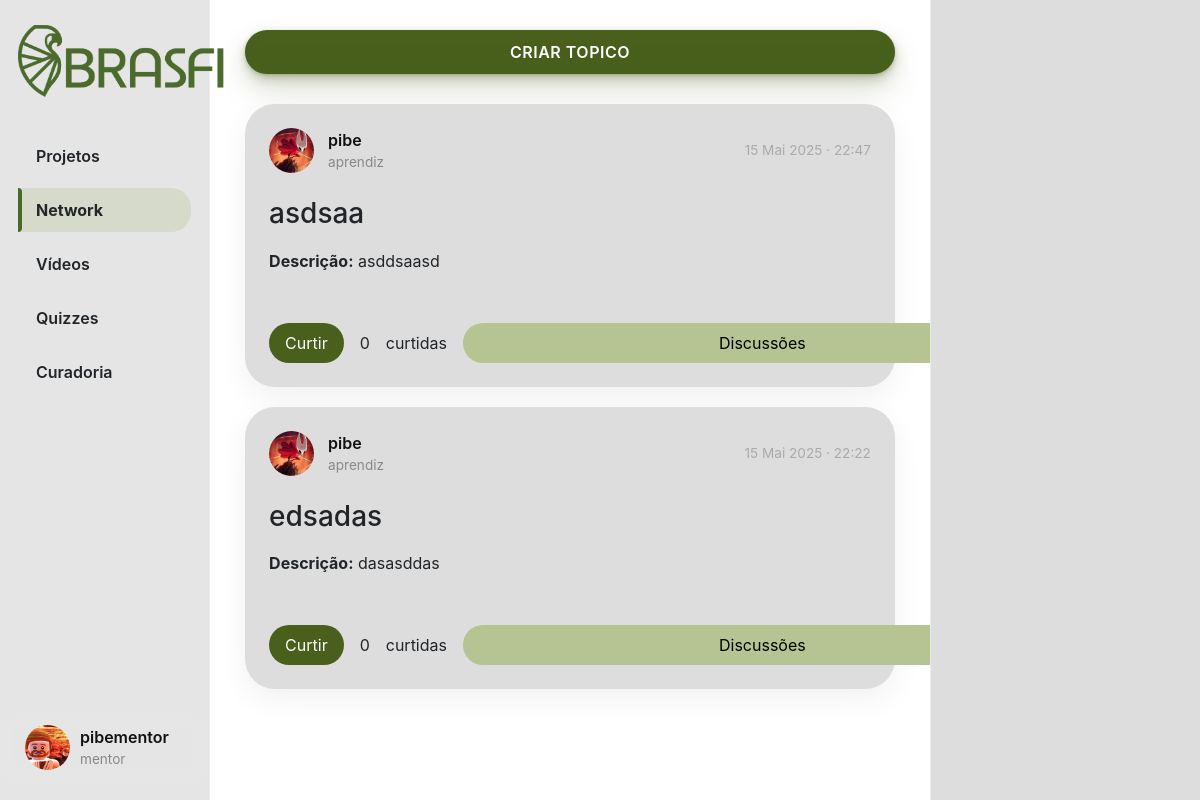
/networkhub (signed in), run on the app's committed database.
### App_BRASFI/models.py (models this page shows, shortened)
class User(AbstractUser):
    TIPO_USUARIO = (
        ('mentor', 'Mentor'),
        ('aprendiz', 'Aprendiz'),
    )
    profilePic = models.ImageField(upload_to='profile_pic/', blank=True, null=True)
    userType = models.CharField(max_length=10, choices=TIPO_USUARIO, default='aprendiz')

class TopicConversa(models.Model):
    titulo = models.CharField(max_length=200)
    descricao = models.TextField()
    user = models.ForeignKey(User, on_delete=models.CASCADE)
    created_at = models.DateTimeField(default=timezone.now)

### App_BRASFI/views.py (the view)
# urls.py: path('networkhub', views.NetworkHubView, name='networkhub'),
@login_required
def NetworkHubView(request):
    TopicConversas = TopicConversa.objects.annotate(like_count=Count('likes')).order_by('-created_at')
    liked_topic_ids = set(
        LikeTopico.objects.filter(user=request.user).values_list('topico_id', flat=True)
    )
    return render(request, "networkhub.html", {
        "page": "networkhub",
        "TopicConversas": TopicConversas,
        "liked_topics": liked_topic_ids
    })

### App_BRASFI/templates/networkhub.html (shortened to what this page needs)
{% extends "layout.html" %}
{% load static %}
{% block body %}
<button id="popup-btn" class="btn new-post-btn" onclick="createtopic()">Criar Topico</button>
{% if TopicConversas %}
<div class="posts-view">
    {% for topic in TopicConversas %}
    <div class="post-card">
        <div class="post-header">
            <div class="creator-info">
                <div class="small-profilepic" style="background-image: url('/media/{{ topic.user.profilePic }}');">
                </div>
                <div>
                    <div class="username">{{ topic.user.username }}</div>
                    <div class="user-type">{{ topic.user.userType }}</div>
                </div>
            </div>
            <div class="created-at">{{ topic.created_at|date:"d M Y · H:i" }}</div>
        </div>
        <div class="post-details">
            <h3>{{ topic.titulo }}</h3>
            <p><strong>Descrição:</strong> {{ topic.descricao }}</p>
        </div>
        <div class="post-actions">
            <button
                onclick="curtirTopico({{ topic.id }})"
                id="like-btn-{{ topic.id }}"
                class="action-btn1 {% if topic.id in liked_topics %}btn-liked{% endif %}">
                Curtir
            </button>
            <span id="like-count-{{ topic.id }}">{{ topic.likes.count }}</span> curtidas
            <button onclick="toggleForum({{ topic.id }})" class="action-btn2">
                Discussões
            </button>
        </div>
    </div>
    {% endfor %}
</div>
{% else %}
<p>Não há tópicos disponíveis.</p>
{% endif %}
{% endblock %}

### App_BRASFI/templates/layout.html (shortened to what this page needs)
{% load static %}
<!DOCTYPE html>
<html lang="pt-br">
    <head>
        <link rel="stylesheet" href="https://cdnjs.cloudflare.com/ajax/libs/font-awesome/6.5.0/css/all.min.css">
        <link rel="stylesheet" href="https://stackpath.bootstrapcdn.com/bootstrap/4.4.1/css/bootstrap.min.css">
        <link href="{% static 'styles/hub.css' %}" rel="stylesheet">
        <link rel="stylesheet" href="{% static 'styles/likes.css' %}">
    </head>
    <body>
        <div class="body" data-page="{{page}}">
            <div class="sidenav">
                <a href="{% url 'App_BRASFI:projecthub' %}" class="navbar-brand">
                    <img src="{% static 'img/BRASFI_nobg.png' %}" height="80px">
                </a>
                <ul class="sidenav-menu">
                    <li class="nav-item {% if page == 'projecthub' %}active{% endif %}">
                        <a href="{% url 'App_BRASFI:projecthub' %}" class="nav-link">
                            <div>Projetos</div>
                        </a>
                    </li>
                    <li class="nav-item {% if page == 'networkhub' %}active{% endif %}">
                        <a href="{% url 'App_BRASFI:networkhub' %}" class="nav-link">
                            <div>Network</div>
                        </a>
                    </li>
                    <li class="nav-item {% if request.path == '/videos' %}active{% endif %}">
                        <a href="{% url 'App_BRASFI:videos' %}" class="nav-link">
                            <div>Vídeos</div>
                        </a>
                    </li>
                    <li class="nav-item {% if request.path == '/quizzes' %}active{% endif %}">
                        <a href="{% url 'App_BRASFI:quizzes' %}" class="nav-link">
                            <div>Quizzes</div>
                        </a>
                    </li>
                    {% if user.userType == "mentor" %}
                    <li class="nav-item {% if request.path == '/curadoria' %}active{% endif %}">
                        <a href="{% url 'App_BRASFI:curadoria' %}" class="nav-link">
                            <div>Curadoria</div>
                        </a>
                    </li>
                    {% endif %}
                </ul>
                <div class="sidenav-user-wrapper">
                    <div class="user_account" onclick="toggleUserDropdown(event)">
                        <div class="small-profilepic" style="background-image: url('/media/{{ user.profilePic }}')"></div>
                        <div class="user-info">
                            <div class="username">{{ user.username }}</div>
                            <div class="user-type grey">{{ user.userType }}</div>
                        </div>
                    </div>
                </div>
            </div>
            <div class="main-div">
                <div class="left-div">
                    <div class="posts-view">
                        <div class="main-div-content">
                            {% block body %}
                            {% endblock %}
                        </div>
                    </div>
                </div>
            </div>
            <div class="right-div">
                <div class='right-div-content'>
                </div>
            </div>
        </div>
    </body>
</html>

### App_BRASFI/static/styles/hub.css (style rules this page uses)
.body { display: flex; min-height: 100%; font-family: Inter, sans-serif; }
.username { font-size: 1rem; font-weight: 600; color: #111; }
.user-type, .grey { font-size: 0.8rem; color: #657786; }
.new-post-btn { width: 95%; margin: 0 auto 0 auto; background-color: #48601C; border-radius: 100px; box-shadow: rgba(72, 96, 28, .2) 0 -25px 18px -14px inset, rgba(72, 96, 28, .15) 0 1px 2px, rgba(72, 96, 28, .15) 0 2px 4px, rgba(72, 96, 28, .15) 0 4px 8px, rgba(72, 96, 28, .15) 0 8px 16px, rgba(72, 96, 28, .15) 0 16px 32px; color: #ffffff; cursor: pointer; font-size: 1rem; font-weight: 600; padding: 10px 24px; text-align: center; text-decoration: none; transition: all 0.3s ease-in-out; border: none; user-select: none; display: block; text-transform: uppercase; letter-spacing: 0.5px; }
.sidenav { position: fixed; left: 0%; width: 17.5%; height: 100%; background-color: #E5E5E5; padding: 20px 1.5% 0 1.5%; border-right: 1px solid #e6ecf0; z-index: 100; display: flex; flex-direction: column; }
.sidenav-menu { list-style: none; padding: 0; margin: 3vh 0; }
.sidenav-menu .nav-item { margin-bottom: 10px; position: relative; }
.sidenav-menu .nav-link { display: flex; align-items: center; font-size: 1rem; font-weight: 600; text-decoration: none; color: #212529; padding: 10px 18px; border-radius: 20px; transition: background-color 0.3s ease, color 0.3s ease, transform 0.3s ease; position: relative; overflow: hidden; }
.sidenav-menu .nav-link > div { display: flex; align-items: center; }
.sidenav-menu .nav-link::before { content: ''; position: absolute; height: 100%; width: 4px; background-color: #496A24; left: 0; top: 0; opacity: 0; transition: 0.3s ease; border-radius: 0 5px 5px 0; }
.sidenav-menu .nav-item.active .nav-link { background-color: #B6C39250; border-bottom-left-radius: 0px; border-top-left-radius: 0px; font-weight: 700; }
.sidenav-menu .nav-item.active .nav-link::before { opacity: 1; }
.sidenav-user-wrapper { position: absolute; bottom: 20px; left: 0; width: 100%; padding: 0 15px; backdrop-filter: blur(6px); border-radius: 20px 20px 0 0; }
.user_account { display: flex; align-items: center; padding: 10px; border-radius: 999px; transition: background-color 0.3s ease; cursor: pointer; }
.user-info { display: flex; margin-left: 10px; flex-direction: column; justify-content: center; }
.small-profilepic { width: 45px; height: 45px; border-radius: 50%; overflow: hidden; background-size: cover; background-repeat: no-repeat; background-position: center; box-sizing: content-box; }
.main-div { position: relative; width: 60%; left: 17.5%; min-height: 100vh; }
.left-div { position: relative; }
.right-div { width: 22.5%; right: 0%; height: 100vh; position: fixed; background-color: #DDDDDD; border-left: .5px solid #e6ecf0; }
.right-div-content { height: 92.5vh; overflow: auto; padding-left: 1.5vw; padding-right: 1.5vw; }
.posts-view { display: flex; flex-direction: column; gap: 20px; padding: 30px 2.5% 20px 2.5%; max-width: 1100px; margin: auto; }
.post-card { background: #DDDDDD; border-radius: 30px; box-shadow: 0 10px 30px rgba(0, 0, 0, 0.06); padding: 24px; display: flex; flex-direction: column; gap: 24px; transition: transform 0.3s ease, box-shadow 0.3s ease; }
.post-header { display: flex; justify-content: space-between; align-items: center; }
.creator-info { display: flex; align-items: center; gap: 14px; }
.user-type { font-size: 0.85rem; color: #888; }
.created-at { font-size: 0.85rem; color: #aaa; }
.post-details { display: flex; flex-direction: column; gap: 10px; }
.post-actions { display: flex; gap: 16px; align-items: center; margin-top: 10px; }
.action-btn1 { background-color: #48601C; color: white; border: none; border-radius: 20px; padding: 8px 16px; cursor: pointer; font-weight: 400; transition: background-color 0.3s, transform 0.2s; }
.action-btn2 { background-color: #B6C392; border: none; border-radius: 20px; padding: 8px 256px; cursor: pointer; font-weight: 400; transition: background-color 0.3s, transform 0.2s; }

### data on the page
User: profilePic (picture), username "pibementor", userType "mentor"
TopicConversa: user.profilePic (picture), user.username "pibe", user.userType "aprendiz", created_at "15 Mai 2025 · 22:47", titulo "asdsaa", descricao "asddsaasd", likes.count "0"
TopicConversa: user.profilePic (picture), user.username "pibe", user.userType "aprendiz", created_at "15 Mai 2025 · 22:22", titulo "edsadas", descricao "dasasddas", likes.count "0"
